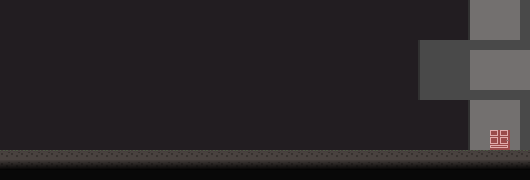

A level layout from a 2D game, rendered from its tile map. Below: a short description, then the map file with tile-grid data replaced by summaries:
An orthogonal 53x18 tile map with 10x10 px tiles, 4 tile layers (Tile Layer 4, background, transparent, collision), 2 tilesets and 46 objects (38x asset, 5x rain, door, player, sound).

<map version="1.2" tiledversion="1.2.4" orientation="orthogonal" renderorder="right-down" width="53" height="18" tilewidth="10" tileheight="10" infinite="0" nextlayerid="20" nextobjectid="152">
 <tileset firstgid="1" name="tiles" tilewidth="10" tileheight="10" spacing="2" margin="2" tilecount="64" columns="8">
  <image source="tiles.png" width="100" height="100" />
 </tileset>
 <tileset firstgid="65" name="light" tilewidth="82" tileheight="122" tilecount="7" columns="0">
  <grid orientation="orthogonal" width="1" height="1" />
  <tile id="0">
   <image width="56" height="31" source="lightFocal.png" />
  </tile>
  <tile id="1">
   <image width="56" height="56" source="light.png" />
  </tile>
  <tile id="2">
   <image width="82" height="31" source="policeCar.png" />
  </tile>
  <tile id="3">
   <image width="68" height="122" source="tree.png" />
  </tile>
  <tile id="4">
   <image width="8" height="10" source="bodyDead.png" />
  </tile>
  <tile id="5">
   <image width="11" height="11" source="faceDead.png" />
  </tile>
  <tile id="6">
   <image width="4" height="9" source="guts.png" />
  </tile>
 </tileset>
 <layer id="17" name="Tile Layer 4" width="53" height="18" locked="1">
  <properties>
   <property name="noCollision" value="" />
  </properties>
  <data>[954 cells, 901 non-empty, 1 distinct tile ids]</data>
 </layer>
 <objectgroup id="15" name="Object Layer 2" locked="1">
  <object id="44" type="asset" gid="68" x="417.5" y="164" width="77.5" height="165.5">
   <properties>
    <property name="asset" value="tree" />
    <property name="smooth" type="bool" value="false" />
   </properties>
  </object>
  <object id="69" type="asset" gid="68" x="367.75" y="151.75" width="77.5" height="156">
   <properties>
    <property name="asset" value="tree" />
    <property name="smooth" type="bool" value="false" />
   </properties>
  </object>
  <object id="70" type="asset" gid="68" x="316.25" y="151.75" width="91" height="150">
   <properties>
    <property name="asset" value="tree" />
    <property name="smooth" type="bool" value="false" />
   </properties>
  </object>
  <object id="71" type="asset" gid="68" x="273.25" y="150.25" width="83.5" height="139.5">
   <properties>
    <property name="asset" value="tree" />
    <property name="smooth" type="bool" value="false" />
   </properties>
  </object>
  <object id="72" type="asset" gid="68" x="146.75" y="145.75" width="77.5" height="149.5">
   <properties>
    <property name="asset" value="tree" />
    <property name="smooth" type="bool" value="false" />
   </properties>
  </object>
  <object id="73" type="asset" gid="68" x="189.75" y="149.75" width="77.5" height="169">
   <properties>
    <property name="asset" value="tree" />
    <property name="smooth" type="bool" value="false" />
   </properties>
  </object>
  <object id="74" type="asset" gid="68" x="232.75" y="150.25" width="77.5" height="149.5">
   <properties>
    <property name="asset" value="tree" />
    <property name="smooth" type="bool" value="false" />
   </properties>
  </object>
  <object id="75" type="asset" gid="68" x="87.75" y="154.25" width="101" height="149.5">
   <properties>
    <property name="asset" value="tree" />
    <property name="smooth" type="bool" value="false" />
   </properties>
  </object>
  <object id="76" type="asset" gid="68" x="52.25" y="143.25" width="77.5" height="149.5">
   <properties>
    <property name="asset" value="tree" />
    <property name="smooth" type="bool" value="false" />
   </properties>
  </object>
  <object id="77" type="asset" gid="68" x="-8.25" y="149.75" width="77.5" height="149.5">
   <properties>
    <property name="asset" value="tree" />
    <property name="smooth" type="bool" value="false" />
   </properties>
  </object>
  <object id="78" type="asset" gid="68" x="22.25" y="156.25" width="77.5" height="161.5">
   <properties>
    <property name="asset" value="tree" />
    <property name="smooth" type="bool" value="false" />
   </properties>
  </object>
  <object id="79" type="asset" gid="68" x="-41.75" y="143.75" width="77.5" height="149.5">
   <properties>
    <property name="asset" value="tree" />
    <property name="smooth" type="bool" value="false" />
   </properties>
  </object>
  <object id="80" type="asset" gid="68" x="387.375" y="152" width="77.5" height="165.5">
   <properties>
    <property name="asset" value="tree" />
    <property name="smooth" type="bool" value="false" />
   </properties>
  </object>
  <object id="81" type="asset" gid="68" x="349.625" y="157.75" width="77.5" height="156">
   <properties>
    <property name="asset" value="tree" />
    <property name="smooth" type="bool" value="false" />
   </properties>
  </object>
  <object id="82" type="asset" gid="68" x="298.125" y="157.75" width="91" height="150">
   <properties>
    <property name="asset" value="tree" />
    <property name="smooth" type="bool" value="false" />
   </properties>
  </object>
  <object id="83" type="asset" gid="68" x="255.125" y="156.25" width="83.5" height="139.5">
   <properties>
    <property name="asset" value="tree" />
    <property name="smooth" type="bool" value="false" />
   </properties>
  </object>
  <object id="84" type="asset" gid="68" x="128.625" y="151.75" width="77.5" height="149.5">
   <properties>
    <property name="asset" value="tree" />
    <property name="smooth" type="bool" value="false" />
   </properties>
  </object>
  <object id="85" type="asset" gid="68" x="163.125" y="166.25" width="77.5" height="169">
   <properties>
    <property name="asset" value="tree" />
    <property name="smooth" type="bool" value="false" />
   </properties>
  </object>
  <object id="86" type="asset" gid="68" x="225.125" y="163.25" width="77.5" height="149.5">
   <properties>
    <property name="asset" value="tree" />
    <property name="smooth" type="bool" value="false" />
   </properties>
  </object>
  <object id="87" type="asset" gid="68" x="53.125" y="160.75" width="101" height="149.5">
   <properties>
    <property name="asset" value="tree" />
    <property name="smooth" type="bool" value="false" />
   </properties>
  </object>
  <object id="88" type="asset" gid="68" x="34.125" y="149.25" width="77.5" height="149.5">
   <properties>
    <property name="asset" value="tree" />
    <property name="smooth" type="bool" value="false" />
   </properties>
  </object>
  <object id="89" type="asset" gid="68" x="-26.375" y="155.75" width="77.5" height="149.5">
   <properties>
    <property name="asset" value="tree" />
    <property name="smooth" type="bool" value="false" />
   </properties>
  </object>
  <object id="90" type="asset" gid="68" x="4.125" y="162.25" width="77.5" height="161.5">
   <properties>
    <property name="asset" value="tree" />
    <property name="smooth" type="bool" value="false" />
   </properties>
  </object>
  <object id="91" type="asset" gid="68" x="-59.875" y="149.75" width="77.5" height="149.5">
   <properties>
    <property name="asset" value="tree" />
    <property name="smooth" type="bool" value="false" />
   </properties>
  </object>
 </objectgroup>
 <layer id="3" name="background" width="53" height="18" locked="1">
  <properties>
   <property name="noCollision" value="" />
  </properties>
  <data>[954 cells, 96 non-empty, 6 distinct tile ids]</data>
 </layer>
 <layer id="7" name="transparent" width="53" height="18" locked="1">
  <properties>
   <property name="noCollision" value="" />
  </properties>
  <data>[954 cells, 21 non-empty, 1 distinct tile ids]</data>
 </layer>
 <layer id="1" name="collision" width="53" height="18" locked="1">
  <data>[954 cells, 229 non-empty, 5 distinct tile ids]</data>
 </layer>
 <objectgroup id="6" name="info">
  <!-- 21 objects omitted --></objectgroup>
 <objectgroup id="19" name="sounds" locked="1">
  <!-- 1 objects omitted --></objectgroup>
</map>
<!-- 22 of 46 objects omitted -->
